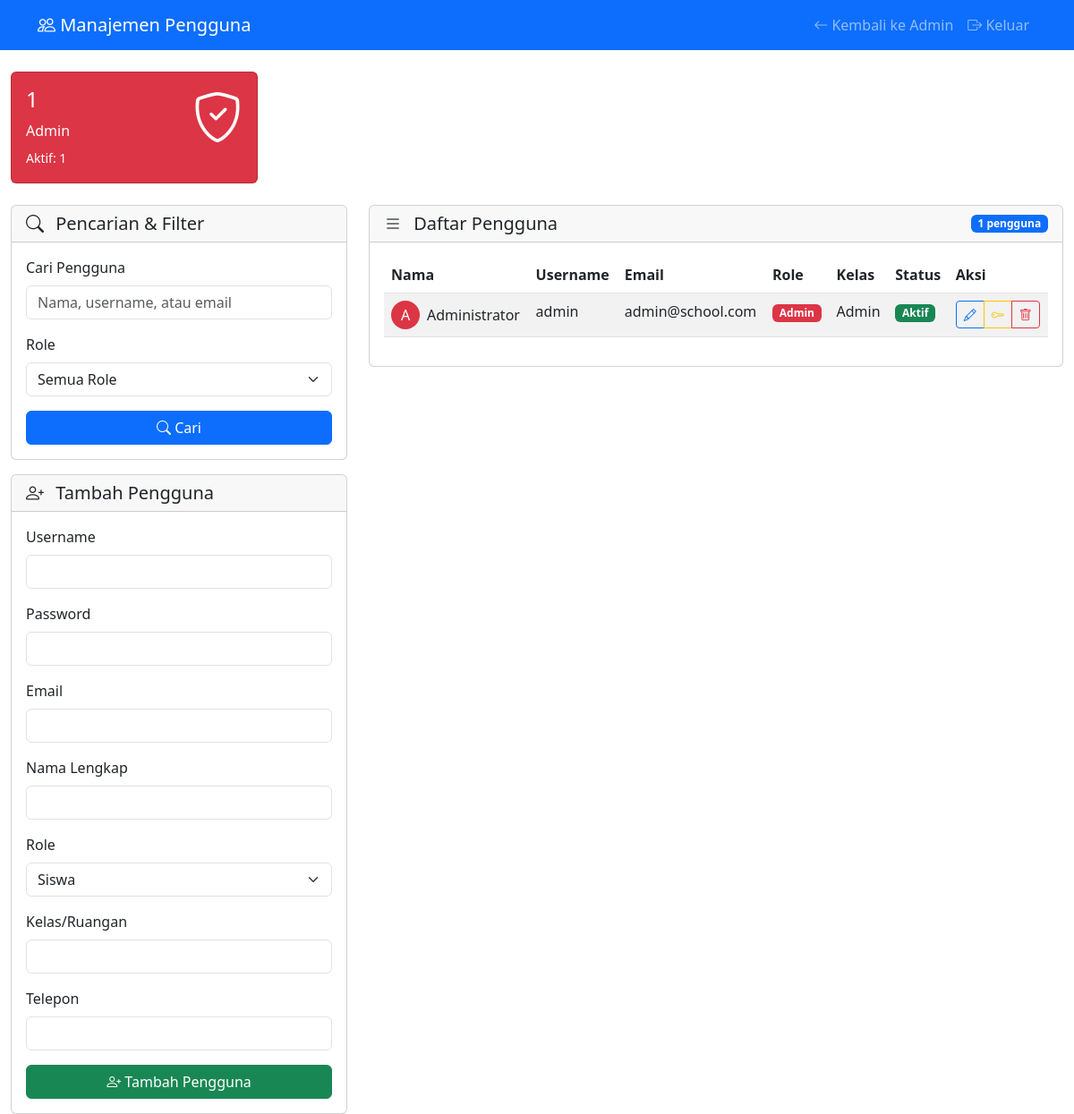
Screenshot of /web/public/user_management.php (signed in) with the database file from the repository.
### tables this page shows
CREATE TABLE IF NOT EXISTS users (
  id INT AUTO_INCREMENT PRIMARY KEY,
  username VARCHAR(50) UNIQUE,
  password VARCHAR(255),
  email VARCHAR(100),
  role ENUM('admin','teacher','parent','student') DEFAULT 'student',
  name VARCHAR(100) NOT NULL,
  uid_hex VARCHAR(32) NOT NULL UNIQUE,
  room VARCHAR(100) NOT NULL DEFAULT '',
  is_active TINYINT(1) DEFAULT 1,
  last_login TIMESTAMP NULL,
  created_at TIMESTAMP DEFAULT CURRENT_TIMESTAMP,
  updated_at TIMESTAMP DEFAULT CURRENT_TIMESTAMP ON UPDATE CURRENT_TIMESTAMP
);

### web/public/user_management.php (the view, shortened to what this page needs)
<?php
$pdo = pdo();
$search = $_GET['search'] ?? '';
$page = max(1, (int)($_GET['page'] ?? 1));
$limit = 25;
$offset = ($page - 1) * $limit;
$whereConditions = [];
$params = [];
$whereClause = !empty($whereConditions) ? 'WHERE ' . implode(' AND ', $whereConditions) : '';
$countSql = "SELECT COUNT(*) as total FROM users $whereClause";
$stmt = $pdo->prepare($countSql);
$stmt->execute($params);
$totalUsers = $stmt->fetch(PDO::FETCH_ASSOC)['total'];
$sql = "SELECT * FROM users $whereClause ORDER BY created_at DESC LIMIT $limit OFFSET $offset";
$stmt = $pdo->prepare($sql);
$stmt->execute($params);
$users = $stmt->fetchAll(PDO::FETCH_ASSOC);
$statsSql = "
    SELECT
        role,
        COUNT(*) as count,
        SUM(CASE WHEN is_active = 1 THEN 1 ELSE 0 END) as active_count
    FROM users
    GROUP BY role
";
$stmt = $pdo->prepare($statsSql);
$stmt->execute();
$stats = $stmt->fetchAll(PDO::FETCH_ASSOC);
function e($s) { return htmlspecialchars((string)$s, ENT_QUOTES, 'UTF-8'); }
?>
<!doctype html>
<html lang="id">
<head>
    <link href="https://cdn.jsdelivr.net/npm/bootstrap@5.3.0/dist/css/bootstrap.min.css" rel="stylesheet">
    <link href="https://cdn.jsdelivr.net/npm/bootstrap-icons@1.10.0/font/bootstrap-icons.css" rel="stylesheet">
</head>
<body>
    <nav class="navbar navbar-expand-lg navbar-dark bg-primary">
        <div class="container">
            <a class="navbar-brand" href="user_management.php">
                <i class="bi bi-people"></i> Manajemen Pengguna
            </a>
            <div class="navbar-nav ms-auto">
                <a class="nav-link" href="admin_simple.php">
                    <i class="bi bi-arrow-left"></i> Kembali ke Admin
                </a>
                <a class="nav-link" href="logout.php">
                    <i class="bi bi-box-arrow-right"></i> Keluar
                </a>
            </div>
        </div>
    </nav>
    <div class="container-fluid mt-4">
        <div class="row mb-4">
            <?php foreach ($stats as $stat): ?>
            <div class="col-md-3">
                <div class="card text-white bg-<?= $stat['role'] === 'admin' ? 'danger' : ($stat['role'] === 'teacher' ? 'success' : ($stat['role'] === 'parent' ? 'info' : 'primary')) ?>">
                    <div class="card-body">
                        <div class="d-flex justify-content-between">
                            <div>
                                <h4 class="card-title"><?= $stat['count'] ?></h4>
                                <p class="card-text"><?= ucfirst($stat['role']) ?></p>
                            </div>
                            <div class="align-self-center">
                                <i class="bi bi-<?= $stat['role'] === 'admin' ? 'shield-check' : ($stat['role'] === 'teacher' ? 'person-check' : ($stat['role'] === 'parent' ? 'person-heart' : 'person')) ?> display-4"></i>
                            </div>
                        </div>
                        <small>Aktif: <?= $stat['active_count'] ?></small>
                    </div>
                </div>
            </div>
            <?php endforeach; ?>
        </div>
        <div class="row">
            <div class="col-md-4">
                <div class="card">
                    <div class="card-header">
                        <h5 class="mb-0"><i class="bi bi-search me-2"></i> Pencarian & Filter</h5>
                    </div>
                    <div class="card-body">
                        <form method="get">
                            <div class="mb-3">
                                <label for="search" class="form-label">Cari Pengguna</label>
                                <input type="text" class="form-control" id="search" name="search" value="<?= e($search) ?>" placeholder="Nama, username, atau email">
                            </div>
                            <div class="mb-3">
                                <label for="role" class="form-label">Role</label>
                                <select class="form-select" id="role" name="role">
                                    <option value="">Semua Role</option>
                                </select>
                            </div>
                            <button type="submit" class="btn btn-primary w-100">
                                <i class="bi bi-search"></i> Cari
                            </button>
                        </form>
                    </div>
                </div>
                <div class="card mt-3">
                    <div class="card-header">
                        <h5 class="mb-0"><i class="bi bi-person-plus me-2"></i> Tambah Pengguna</h5>
                    </div>
                    <div class="card-body">
                        <form method="post">
                            <div class="mb-3">
                                <label for="username" class="form-label">Username</label>
                                <input type="text" class="form-control" id="username" name="username" required>
                            </div>
                            <div class="mb-3">
                                <label for="password" class="form-label">Password</label>
                                <input type="password" class="form-control" id="password" name="password" required>
                            </div>
                            <div class="mb-3">
                                <label for="email" class="form-label">Email</label>
                                <input type="email" class="form-control" id="email" name="email" required>
                            </div>
                            <div class="mb-3">
                                <label for="name" class="form-label">Nama Lengkap</label>
                                <input type="text" class="form-control" id="name" name="name" required>
                            </div>
                            <div class="mb-3">
                                <label for="role" class="form-label">Role</label>
                                <select class="form-select" id="role" name="role" required>
                                    <option value="student">Siswa</option>
                                </select>
                            </div>
                            <div class="mb-3">
                                <label for="room" class="form-label">Kelas/Ruangan</label>
                                <input type="text" class="form-control" id="room" name="room">
                            </div>
                            <div class="mb-3">
                                <label for="phone" class="form-label">Telepon</label>
                                <input type="text" class="form-control" id="phone" name="phone">
                            </div>
                            <button type="submit" class="btn btn-success w-100">
                                <i class="bi bi-person-plus"></i> Tambah Pengguna
                            </button>
                        </form>
                    </div>
                </div>
            </div>
            <div class="col-md-8">
                <div class="card">
                    <div class="card-header d-flex justify-content-between align-items-center">
                        <h5 class="mb-0"><i class="bi bi-list me-2"></i> Daftar Pengguna</h5>
                        <span class="badge bg-primary"><?= $totalUsers ?> pengguna</span>
                    </div>
                    <div class="card-body">
                        <?php if (empty($users)): ?>
                        <div class="text-center text-muted py-4">
                            <i class="bi bi-people display-1"></i>
                            <p class="mt-3">Tidak ada pengguna ditemukan</p>
                        </div>
                        <?php else: ?>
                        <div class="table-responsive">
                            <table class="table table-striped">
                                <thead>
                                    <tr>
                                        <th>Nama</th>
                                        <th>Username</th>
                                        <th>Email</th>
                                        <th>Role</th>
                                        <th>Kelas</th>
                                        <th>Status</th>
                                        <th>Aksi</th>
                                    </tr>
                                </thead>
                                <tbody>
                                    <?php foreach ($users as $user): ?>
                                    <tr>
                                        <td>
                                            <div class="d-flex align-items-center">
                                                <div class="avatar-sm bg-<?= $user['role'] === 'admin' ? 'danger' : ($user['role'] === 'teacher' ? 'success' : ($user['role'] === 'parent' ? 'info' : 'primary')) ?> text-white rounded-circle me-2 d-flex align-items-center justify-content-center" style="width: 32px; height: 32px;">
                                                    <?= strtoupper(substr($user['name'], 0, 1)) ?>
                                                </div>
                                                <?= e($user['name']) ?>
                                            </div>
                                        </td>
                                        <td><?= e($user['username']) ?></td>
                                        <td><?= e($user['email']) ?></td>
                                        <td>
                                            <span class="badge bg-<?= $user['role'] === 'admin' ? 'danger' : ($user['role'] === 'teacher' ? 'success' : ($user['role'] === 'parent' ? 'info' : 'primary')) ?>">
                                                <?= ucfirst($user['role']) ?>
                                            </span>
                                        </td>
                                        <td><?= e($user['room']) ?></td>
                                        <td>
                                            <?php if ($user['is_active']): ?>
                                            <span class="badge bg-success">Aktif</span>
                                            <?php else: ?>
                                            <span class="badge bg-secondary">Tidak Aktif</span>
                                            <?php endif; ?>
                                        </td>
                                        <td>
                                            <div class="btn-group btn-group-sm">
                                                <button class="btn btn-outline-primary" onclick="editUser(<?= htmlspecialchars(json_encode($user)) ?>)">
                                                    <i class="bi bi-pencil"></i>
                                                </button>
                                                <button class="btn btn-outline-warning" onclick="resetPassword(<?= $user['id'] ?>)">
                                                    <i class="bi bi-key"></i>
                                                </button>
                                                <button class="btn btn-outline-danger" onclick="deleteUser(<?= $user['id'] ?>, '<?= e($user['name']) ?>')">
                                                    <i class="bi bi-trash"></i>
                                                </button>
                                            </div>
                                        </td>
                                    </tr>
                                    <?php endforeach; ?>
                                </tbody>
                            </table>
                        </div>
                        <?php endif; ?>
                    </div>
                </div>
            </div>
        </div>
    </div>
</body>
</html>

### rows the page displays
users: name "A", name "Administrator", username "admin", email "admin@school.com", role "Admin", room "Admin", is_active "Aktif"

### other values shown
$stat['count'] "1"
$stat['role'] "Admin"
$stat['active_count'] "1"
$totalUsers "1"
